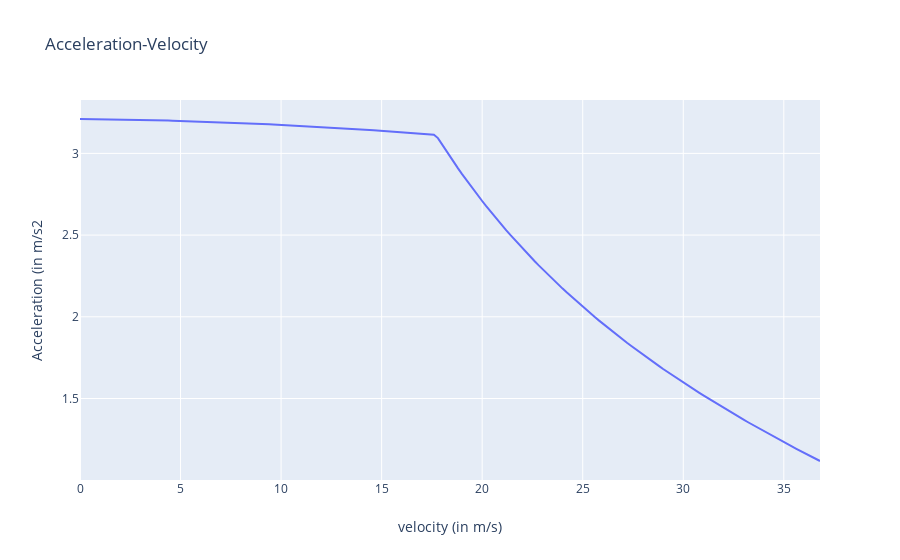

Notebook code cell kept with this figure:
### Markdown cell above
# Compute and plot acceleration versus velocity graph of the vehicle

### Code cell
layout = go.Layout(title="Acceleration-Velocity",
                xaxis=dict(title='velocity (in m/s)'),
                yaxis=dict(title='Acceleration (in m/s2'))
data = sol['outputs']['discrete_acceleration_curves']
fig = go.Figure(data=data, layout=layout)
iplot(fig)

### Figure 1 — Plotly figure (JSON) as saved in the notebook; plotly's stock layout.template omitted (floating-point values rounded to 4 significant figures; data arrays with more than 128 entries replaced by an {"elided": "..."} marker saying what was removed)
{"data": [{"type": "scatter", "x": {"elided": "185 float values"}, "y": {"elided": "185 float values"}}], "layout": {"title": {"text": "Acceleration-Velocity"}, "xaxis": {"title": {"text": "velocity (in m/s)"}}, "yaxis": {"title": {"text": "Acceleration (in m/s2"}}}}
